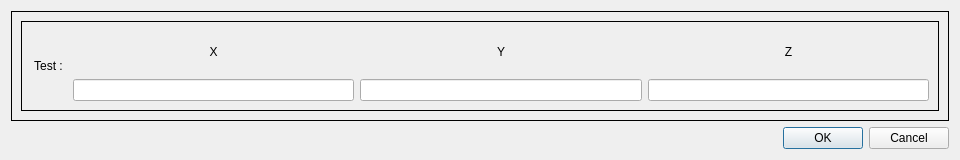
<?xml version="1.0" encoding="UTF-8"?>
<ui version="4.0">
 <class>DialogTest1</class>
 <widget class="QDialog" name="DialogTest1">
  <property name="geometry">
   <rect>
    <x>0</x>
    <y>0</y>
    <width>960</width>
    <height>160</height>
   </rect>
  </property>
  <property name="windowTitle">
   <string>Processing</string>
  </property>
  <layout class="QVBoxLayout" name="verticalLayout">
   <item>
    <widget class="QFrame" name="frame">
     <property name="frameShape">
      <enum>QFrame::Box</enum>
     </property>
     <property name="frameShadow">
      <enum>QFrame::Plain</enum>
     </property>
     <layout class="QVBoxLayout" name="verticalLayout_2">
      <item>
       <widget class="QFrame" name="frame_2">
        <property name="frameShape">
         <enum>QFrame::Box</enum>
        </property>
        <layout class="QVBoxLayout" name="verticalLayout_3">
         <item>
          <layout class="QHBoxLayout" name="horizontalLayout">
           <item>
            <widget class="QLabel" name="label_Test">
             <property name="text">
              <string> Test : </string>
             </property>
            </widget>
           </item>
           <item>
            <layout class="QVBoxLayout" name="verticalLayout_X">
             <item>
              <widget class="QLabel" name="label_X">
               <property name="text">
                <string>X</string>
               </property>
               <property name="alignment">
                <set>Qt::AlignCenter</set>
               </property>
              </widget>
             </item>
             <item>
              <widget class="QLineEdit" name="lineEdit_X"/>
             </item>
            </layout>
           </item>
           <item>
            <layout class="QVBoxLayout" name="verticalLayout_Y">
             <item>
              <widget class="QLabel" name="label_Y">
               <property name="text">
                <string>Y</string>
               </property>
               <property name="alignment">
                <set>Qt::AlignCenter</set>
               </property>
              </widget>
             </item>
             <item>
              <widget class="QLineEdit" name="lineEdit_Y"/>
             </item>
            </layout>
           </item>
           <item>
            <layout class="QVBoxLayout" name="verticalLayout_Z">
             <item>
              <widget class="QLabel" name="label_Z">
               <property name="text">
                <string>Z</string>
               </property>
               <property name="alignment">
                <set>Qt::AlignCenter</set>
               </property>
              </widget>
             </item>
             <item>
              <widget class="QLineEdit" name="lineEdit_Z"/>
             </item>
            </layout>
           </item>
          </layout>
         </item>
        </layout>
       </widget>
      </item>
     </layout>
    </widget>
   </item>
   <item>
    <widget class="QDialogButtonBox" name="buttonBox">
     <property name="orientation">
      <enum>Qt::Horizontal</enum>
     </property>
     <property name="standardButtons">
      <set>QDialogButtonBox::Cancel|QDialogButtonBox::Ok</set>
     </property>
    </widget>
   </item>
  </layout>
 </widget>
 <resources/>
 <connections>
  <connection>
   <sender>buttonBox</sender>
   <signal>accepted()</signal>
   <receiver>DialogTest1</receiver>
   <slot>accept()</slot>
   <hints>
    <hint type="sourcelabel">
     <x>248</x>
     <y>254</y>
    </hint>
    <hint type="destinationlabel">
     <x>157</x>
     <y>274</y>
    </hint>
   </hints>
  </connection>
  <connection>
   <sender>buttonBox</sender>
   <signal>rejected()</signal>
   <receiver>DialogTest1</receiver>
   <slot>reject()</slot>
   <hints>
    <hint type="sourcelabel">
     <x>316</x>
     <y>260</y>
    </hint>
    <hint type="destinationlabel">
     <x>286</x>
     <y>274</y>
    </hint>
   </hints>
  </connection>
 </connections>
</ui>
